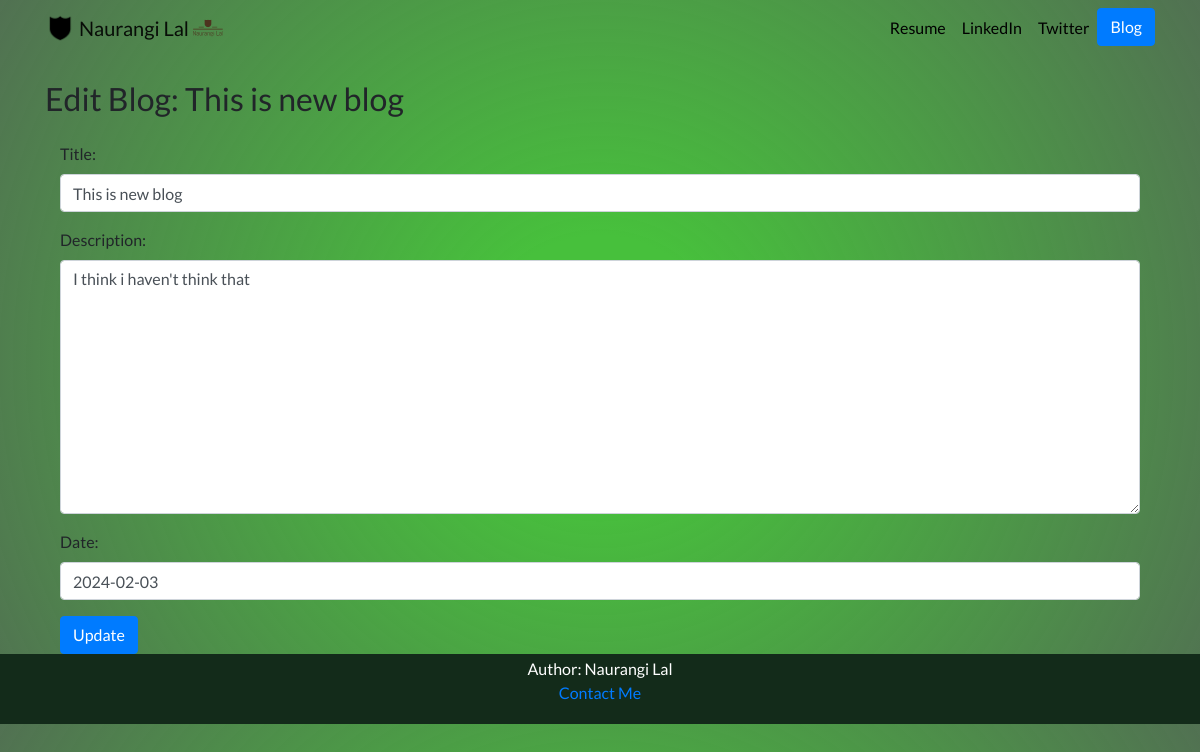
/blog/edit/11/, run on the app's committed database.
### blog/models.py (models this page shows, shortened)
class Blog(models.Model):
    title = models.CharField(max_length=200)
    description = models.TextField()
    date = models.DateField()

### blog/views.py (the view)
# urls.py: path('edit/<int:blog_id>/', views.edit_blog, name='blog_edit'),
def edit_blog(request, blog_id):
    blog = get_object_or_404(Blog, pk=blog_id)
    if request.method == 'POST':
        form = BlogForm(request.POST, instance=blog)
        if form.is_valid():
            form.save()
            return redirect('detail', blog_id=blog.id)
    else:
        form = BlogForm(instance=blog)
    return render(request, 'blog/edit_blog.html', {'form': form, 'blog': blog})

### blog/forms.py
class BlogForm(forms.ModelForm):
    class Meta:
        model = Blog
        fields = ['title', 'description', 'date']
    def __init__(self, *args, **kwargs):
        super(BlogForm, self).__init__(*args, **kwargs)
        for field in self.fields.values():
            field.widget.attrs.update({'class': 'form-control'})

### blog/templates/blog/edit_blog.html (shortened to what this page needs)
{% extends "portfolio/base.html" %}
{% block content %}
<h2 class="my-4">Edit Blog: {{ blog.title }}</h2>
<form method="POST" class="container">
    <div class="form-group">
        {{ form.as_p }}
    </div>
    <button type="submit" class="btn btn-primary">Update</button>
</form>
{% endblock %}

### portfolio/static/portfolio/custom.css (style rules this page uses)
body { font-family: 'Lato', sans-serif; background: radial-gradient(circle, rgb(71, 192, 60) 18%, rgba(46, 84, 47, 0.83) 100%); }

### data on the page
Blog: title "This is new blog", description "I think i haven't think that", date "2024-02-03"
